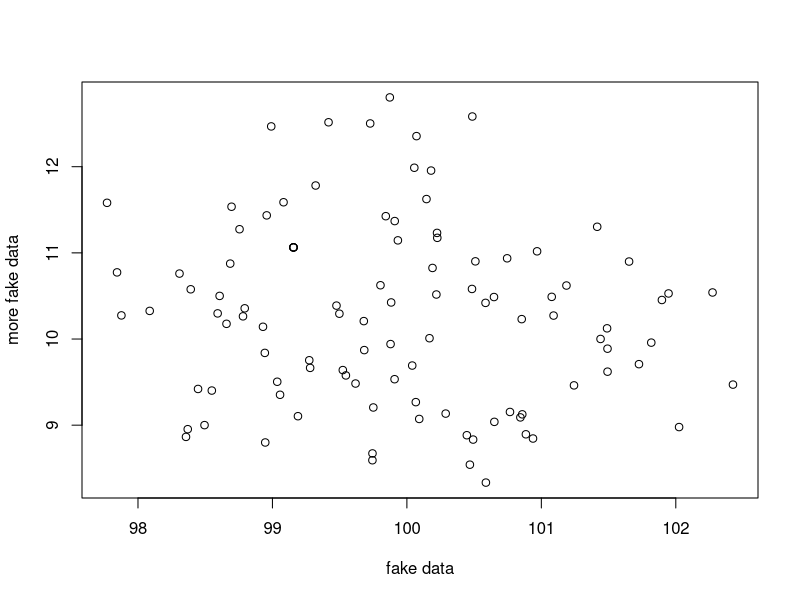

Recreate this plot in R.
dat <- read.csv("./data/testdata.csv")
 
jpeg(width = 8, 
    height = 8,
    units = "in",
    file = "./results/scatterplot.pdf")
plot(dat$rnorm.100..100.,
     dat$rnorm.100..10.,
     main = "",
     xlab = "fake data",
     ylab = "more fake data")
dev.off()
